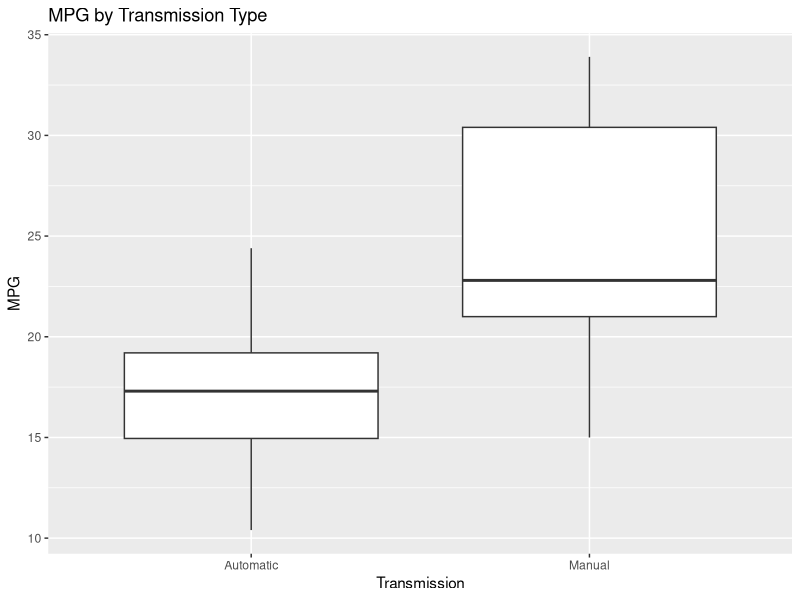

This chart was generated by the following R code:
## ---- chunk 1
knitr::opts_chunk$set(echo = TRUE)
## ---- chunk 2
summary(mtcars)
## ---- chunk 3
library(ggplot2)
mtcars$am <- factor(mtcars$am,levels=c(0,1),
   labels=c("Automatic","Manual"))
qplot(mtcars$am, mtcars$mpg, geom = "boxplot", main = "MPG by Transmission Type", xlab = "Transmission", ylab = "MPG")

